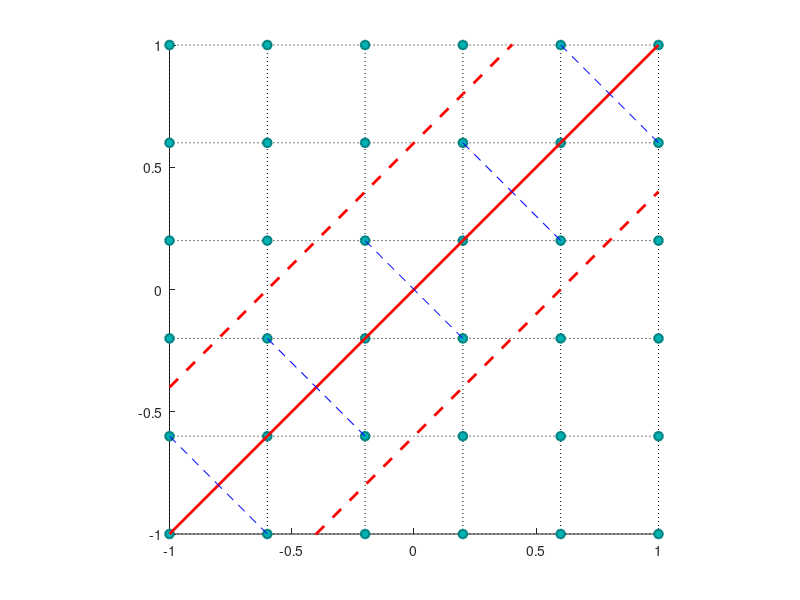

This chart was generated by the following MATLAB code: (Note: this script raises an error after producing the figure.)


%%%%%%%%%%%%%%%%%%%%%%%%%%%%%%%%%%%%%%%%%%%%%%%%%%%%%%%%%%%%%%%%%%%%%
%
% Numerical Experiments for Validation of Numerical Analysis of IBIM
%
% Generate Demonstration Figure
%
%%%%%%%%%%%%%%%%%%%%%%%%%%%%%%%%%%%%%%%%%%%%%%%%%%%%%%%%%%%%%%%%%%%%%

ylim([-1 1]);
xlim([-1 1]);
% gridlines ---------------------------
hold on
g_y=-1:0.4:1; % user defined grid Y [start:spaces:end]
g_x=-1:0.4:1; % user defined grid X [start:spaces:end]

for i=1:length(g_x)
    plot([g_x(i) g_x(i)],[g_y(1) g_y(end)],'k:') %y grid lines
    hold on    
end

for i=1:length(g_y)
    plot([g_x(1) g_x(end)],[g_y(i) g_y(i)],'k:') %x grid lines
    hold on    
end

[X,Y] = meshgrid(g_x, g_y);

scatter(X, Y, 40,'MarkerEdgeColor',[0 .5 .5],...
        'MarkerFaceColor',[0 .7 .7],...
        'LineWidth',1.5);
hold on;

plot(g_x,g_x,'r','Linewidth',2);
hold on;

plot(g_x,g_x + 0.6,'r--','Linewidth',2);
hold on;

plot(g_x,g_x - 0.6,'r--','Linewidth',2);
hold on;

for i = 1:length(X)^2
    if abs(X(i) - Y(i)) < 0.6
    plot([X(i) (X(i) + Y(i))/2], [Y(i) (X(i) + Y(i))/2], '--b');
    hold on;
    end
end
hold off;
daspect([1 1 1]);
fontsize(gca, 15,'points');
exportgraphics(gca,'ibim_2d_straight_line.png','Resolution',300);
close all;
